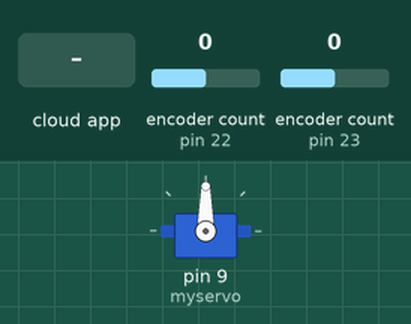
Simulated run of this sketch. Board: Arduino Mega 2560, built with avr-gcc and run on an emulated ATmega2560. Shown: servo. The inputs (shaded band) are chosen by the test bench; at power-on: encoder count (sensors on pin 22, pin 23) 0. The ROS host is connected and sends only what is stated.

Above: at 1.2 s.
1.3 s: the phone or cloud app sets pid to 0
At 2.0 s:
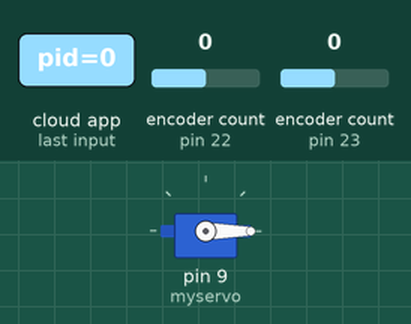
2.8 s: the phone or cloud app sets pid to 45
At 3.5 s:
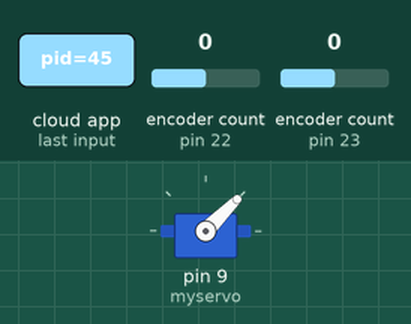
4.3 s: the phone or cloud app sets pid to 180
At 4.9 s:
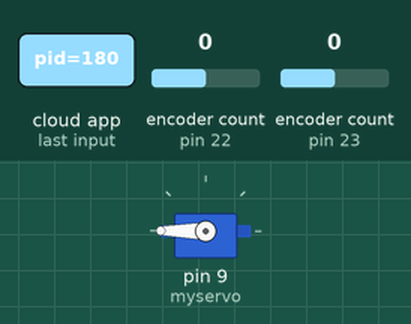
5.8 s: the phone or cloud app sets pid to 90
At 6.7 s:
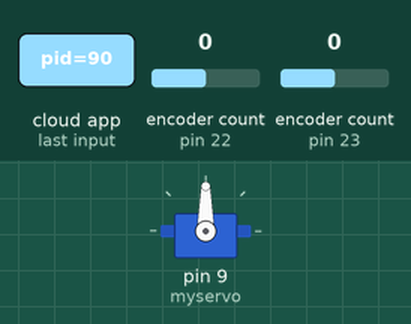
Timing chart, 0 to 8.3 s (numbered marks = the images above; inputs shaded):
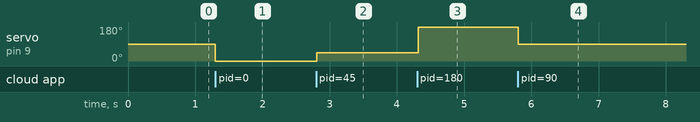

Measured:
- after the input at 1.3 s, servo on pin 9 (myservo): 90° → 0° at once
- after the input at 2.8 s, servo on pin 9 (myservo): 0° → 45° at once
- after the input at 4.3 s, servo on pin 9 (myservo): 45° → 180° at once
- after the input at 5.8 s, servo on pin 9 (myservo): 180° → 90° at once

The sketch:

encoder_final.ino
```cpp
/*
   This arduino code calculates the encoder reading of the left and the right wheel and publishes the
   same on a topic through ROSSerial. It also receives the angle to which the throttle must be opened
   and rotates the servo accordingly.
*/

#define USE_USBCON
#include <Encoder.h>
#include <Servo.h>
#include <ros.h>
#include <geometry_msgs/Twist.h>
#include <std_msgs/UInt16.h>


Servo myservo;


void servo(const std_msgs::UInt16& data)
{
  myservo.write(data.data);             //Servo rotated by the required angle
}

ros::NodeHandle nh;
geometry_msgs::Twist enc_value;
ros::Publisher chatter("encoders", &enc_value);
ros::Subscriber<std_msgs::UInt16> listener("pid", servo);

Encoder knobLeft(22,24);
Encoder knobRight(23,25);

double newLeft, newRight;
double tar_vel = 0;

void setup() {
  Serial.begin(9600);
  nh.initNode();
  nh.advertise(chatter);
  nh.subscribe(listener);

  myservo.attach(9);
}

void loop() {

    //Calculate encoder readings

    newLeft = knobLeft.read();
    newRight = knobRight.read();

    //Serial.print("newLeft: ");
    //Serial.print(newLeft);
    //Serial.print("         newRight:");
    //Serial.println(newRight);

    enc_value.linear.x = newLeft;
    enc_value.linear.y = newRight;
    //tar_vel = tar_vel + 1;
    //enc_value.linear.z = tar_vel;
    chatter.publish( &enc_value);              //publish encoder readings
    nh.spinOnce();
    delay(20);

}
```
